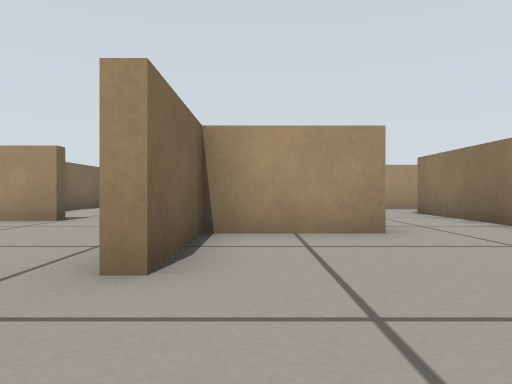
View 1 (above)

23 first-person views from a walk through a robot-simulator world made for Gazebo. The camera is 0.26 m above the floor, looks level and sees 70° across. The floor is counted in squares, 0.5 m on a side. Each view is taken from the middle of a square. On the plan, view 1 faces up. The plan holds only what a view shows up to about 9 squares ahead; the rest is blank.

View 2
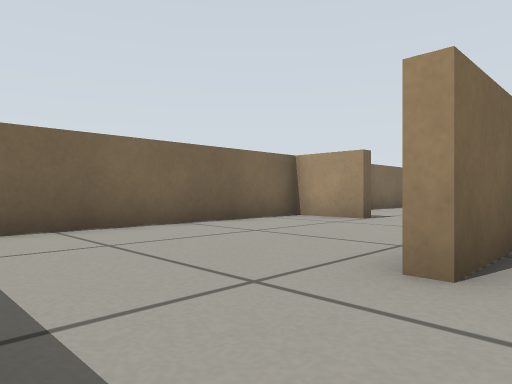

View 3
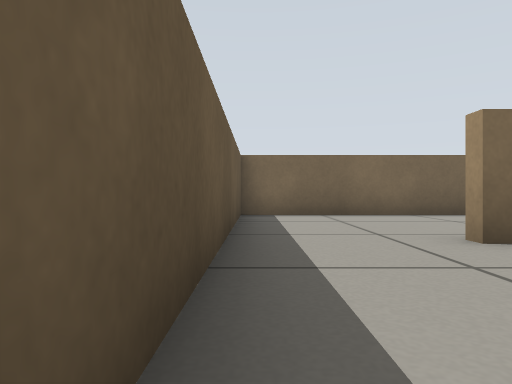

View 4
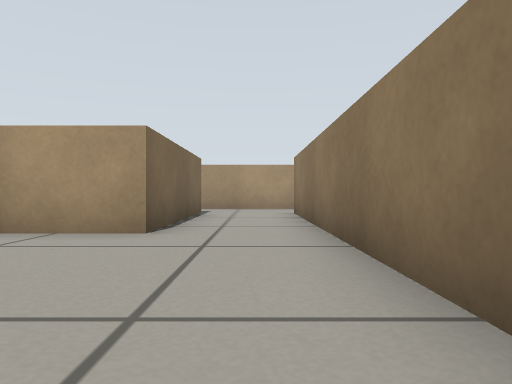

View 5
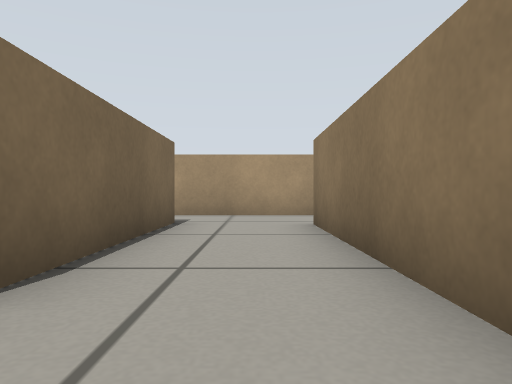

View 6
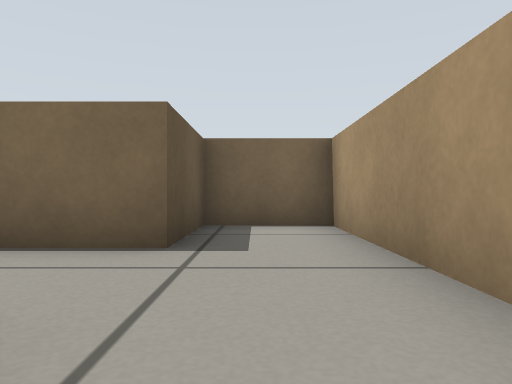

View 7
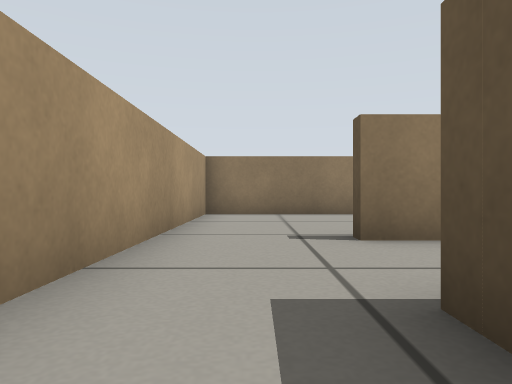

View 8
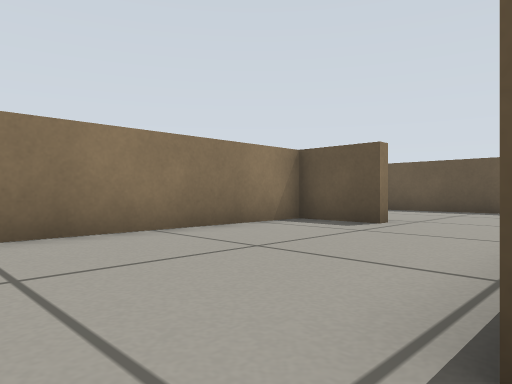

View 9
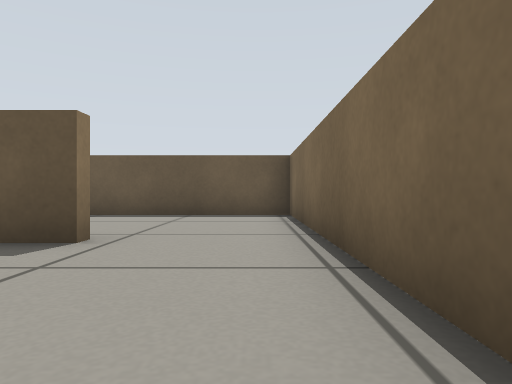

View 10
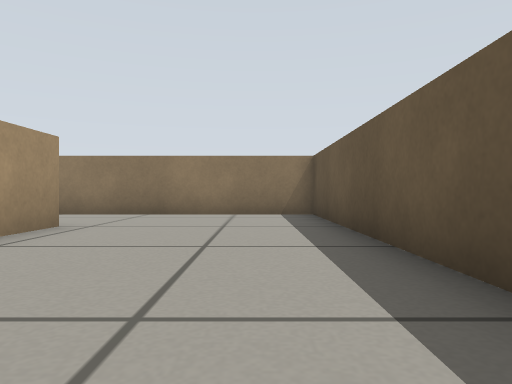

View 11
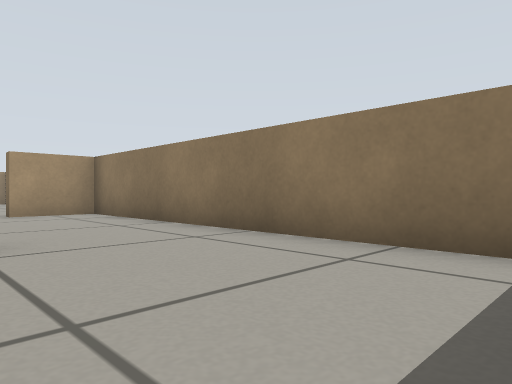

View 12
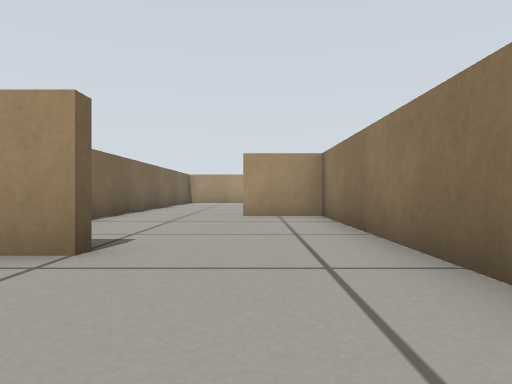

View 13
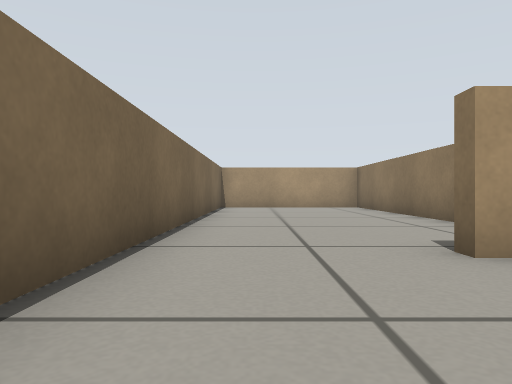

View 14
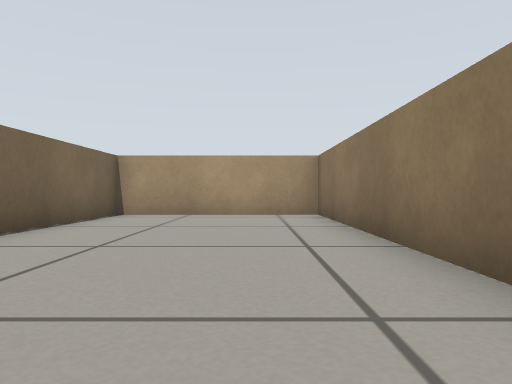

View 15
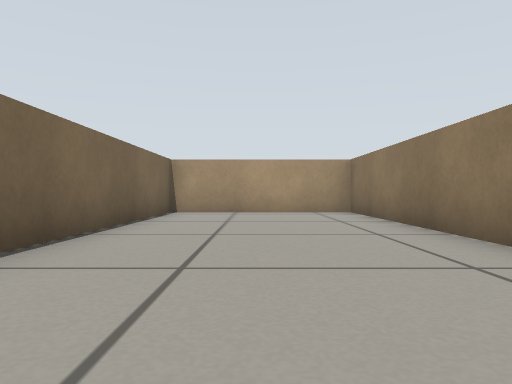

View 16
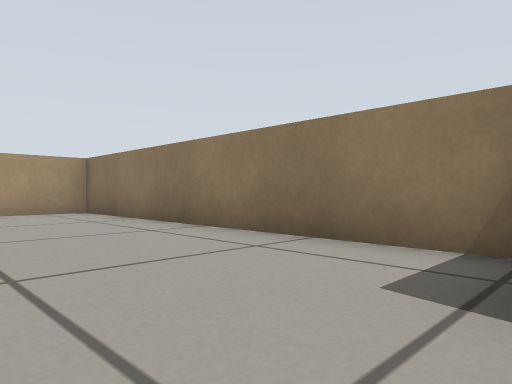

View 17
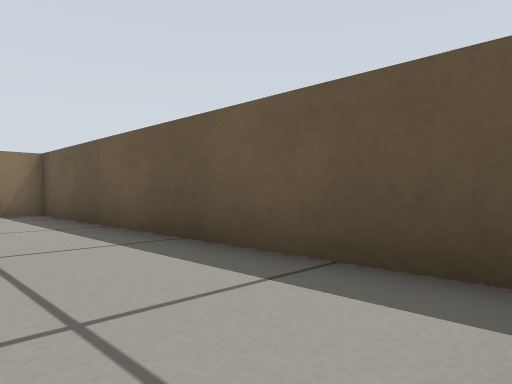

View 18
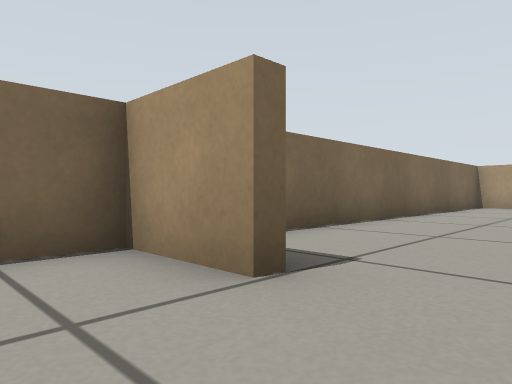

View 19
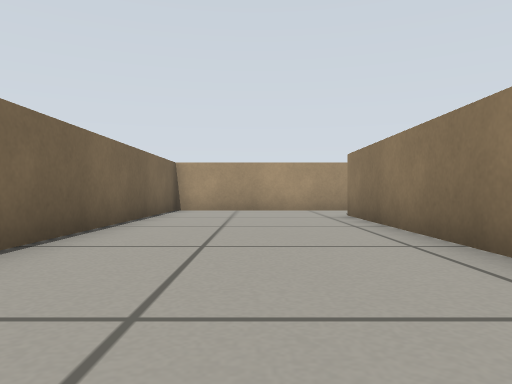

View 20
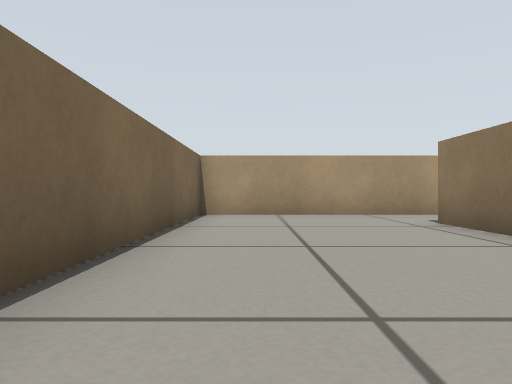

View 21
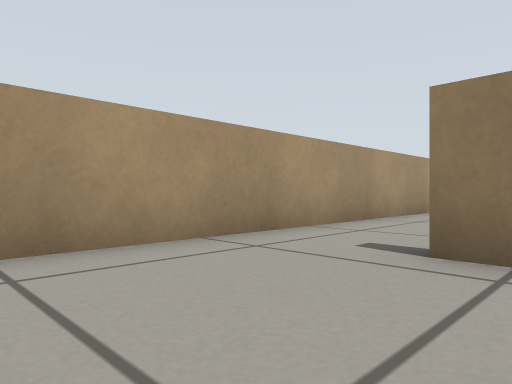

View 22
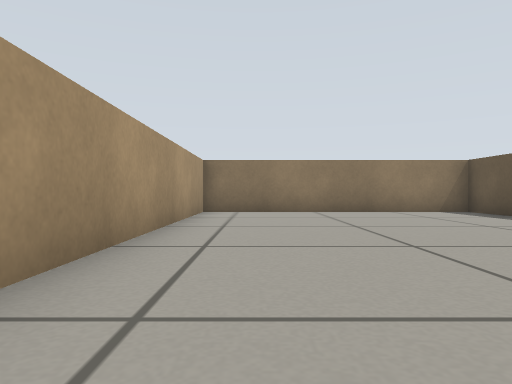

View 23
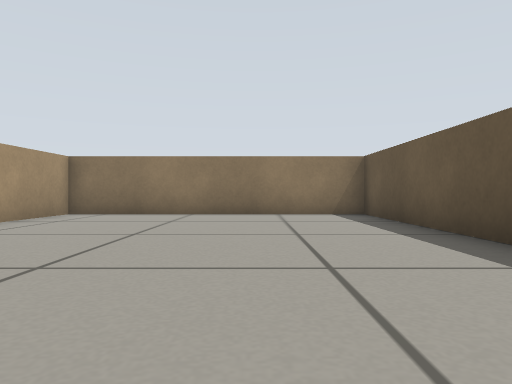

### Floor plan
Points are (right, up) in squares from view 1. A wall is a line through its corners. A room is listed if a view was taken in it or the views show most of it. See-through windows are left out.
Room 1 (views 1, 2, 3, 4, 5, 17, 18)
walls: (1.6, 4.6) (-0.7, 4.6) (-0.7, 2.2); (-5, -0.3) (3.9, -0.3) (3.9, 4.4); (-4.4, 6.6) (-5.3, 6.6) (-5.3, -0.4)
ways out: opening at (3, 5) to room 3; opening at (-3.5, 5.2) to room 6
Room 2 (views 6, 8, 9)
walls: (4.2, 7) (4.2, 4.6); (6.7, 4.3) (8.5, 4.3) (8.5, 11.2) (3.5, 11.2)
ways out: opening at (4, 9.5) to room 3; opening at (5.5, 4) to room 4
Room 3 (view 7)
walls: (3.5, 11.2) (-0.7, 11.2) (-0.7, 9.2) (1.6, 9.2) (1.6, 4.6); (3.9, 4.4) (3.9, 8.9)
ways out: opening at (3, 5) to room 1; opening at (4, 9.5) to room 2
Room 4 (views 10, 11, 12, 13)
walls: (10.5, 4.4) (10.5, 4) (9.3, 4); (8.8, 8.6) (8.8, 7.6); (4.2, 4.6) (4.2, -0.3) (13.4, -0.3) (13.4, 8.9) (11.6, 8.9)
ways out: opening at (5.5, 4) to room 2; opening at (10.5, 9) to room 5
Room 5 (views 14, 15, 16)
walls: (13.4, 9.5) (13.4, 18.4) (8.8, 18.4) (8.8, 8.6)
ways out: opening at (10.5, 9) to room 4
Room 6 (views 19, 20, 21)
walls: (-1, 10.9) (-1, 16.1); (-3.5, 6.6) (-4.4, 6.6); (-1.6, 18.4) (-5.3, 18.4) (-5.3, 8.8)
ways out: opening at (-3.5, 5.2) to room 1; opening at (-1, 17.5) to room 7
Room 7 (views 22, 23)
walls: (3.5, 11.5) (8.5, 11.5) (8.5, 18.4) (-1.6, 18.4)
ways out: opening at (-1, 17.5) to room 6

Positions as (right, up) in squares from view 1, and headings:
1: (0, 0), facing up
2: (0, 0), facing up-left
3: (3, 0), facing left
4: (3, 0), facing up
5: (3, 3), facing up
6: (5, 10), facing left
7: (0, 10), facing right
8: (4, 10), facing down-right
9: (5, 8), facing down
10: (5, 1), facing right
11: (10, 0), facing up-right
12: (12, 1), facing up
13: (10, 6), facing up
14: (12, 10), facing up
15: (11, 9), facing up
16: (10, 9), facing up-right
17: (-5, 2), facing down-right
18: (-2, 5), facing up-left
19: (-3, 8), facing up
20: (-4, 10), facing up
21: (-4, 15), facing up-right
22: (-1, 17), facing right
23: (0, 14), facing right
